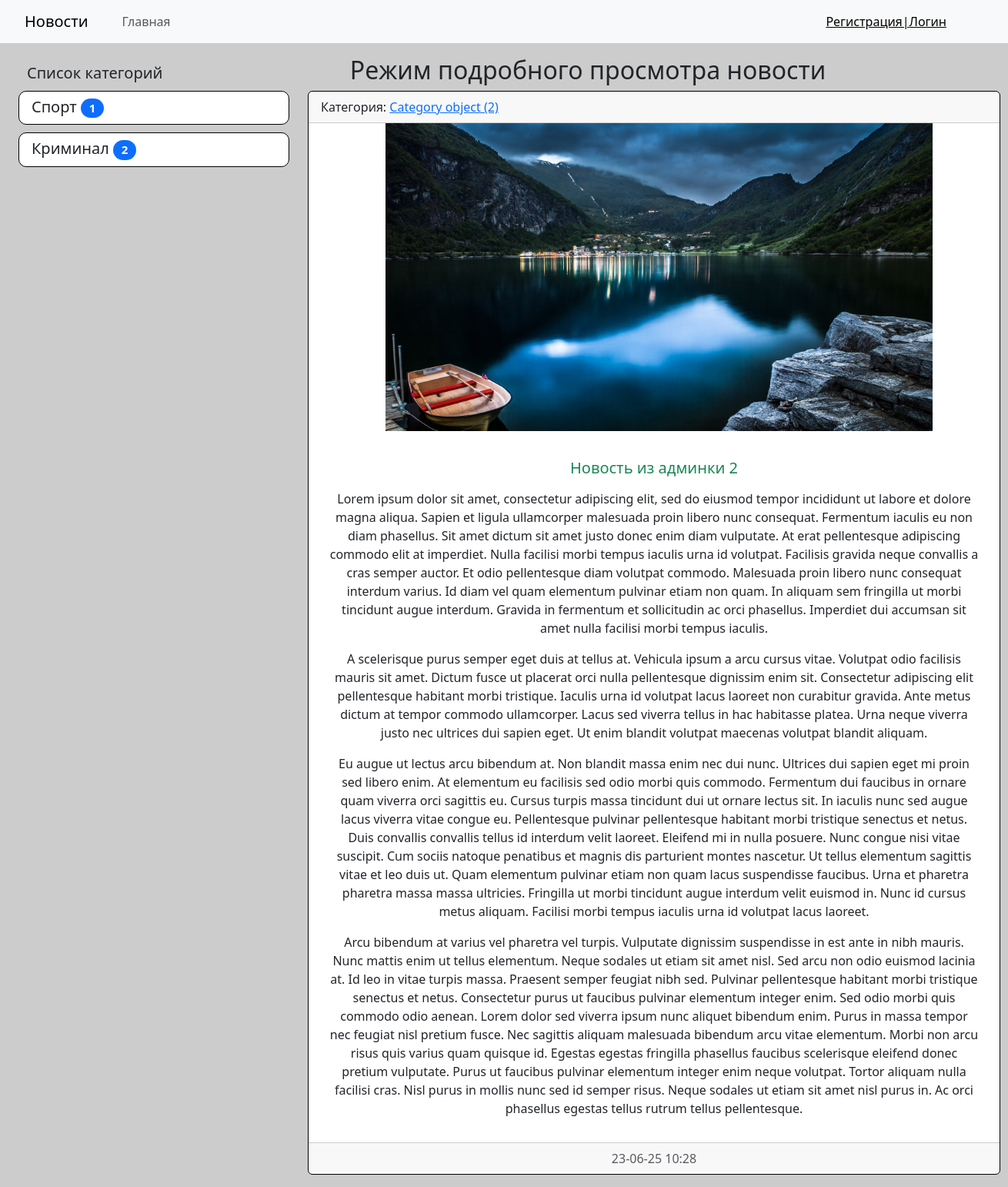
The page /news/news/15/ on the database its author committed.
### News/models.py (models this page shows, shortened)
class Category(models.Model):
    title = models.CharField(max_length=150, db_index=True, verbose_name='Категория')
    def get_absolute_url(self):
        return reverse_lazy('Category', kwargs={'category_id': self.pk})
    class Meta:
        verbose_name='Категория'
        verbose_name_plural ='Категории'
        ordering = ['title']

class News(models.Model):
    title = models.CharField(max_length=150, verbose_name='Заголовок')
    content = models.TextField(blank=True, verbose_name='Текст')
    created_at = models.DateTimeField(auto_now_add=True, verbose_name='Время создания')
    updated_at = models.DateTimeField(auto_now=True, verbose_name='Время изменения')
    photo = models.ImageField(upload_to='media/%Y/%m/%d', verbose_name='Фото')
    is_published = models.BooleanField(default=True, verbose_name='Публикация')
    category = models.ForeignKey('Category', on_delete=models.PROTECT, null=True, verbose_name='Категория')
    class Meta:
        verbose_name='Новость'
        verbose_name_plural='Новости'
        ordering = ['-created_at']

### News/views.py (the view)
# urls.py: path('news/<int:pk>/', ViewNews.as_view(), name='View_news'),
class ViewNews(DetailView):
    model = News
    context_object_name = 'news_item'
    template_name = 'News/view_news.html'

### News/templatetags/news_tags.py (called while the page is built)
@register.simple_tag(name='get_list_categories')
def get_categories():
    return Category.objects.all()

@register.inclusion_tag('News/list_categories.html')
def show_categories(arg1='Список', arg2='категорий'):
    categories = cache.get('categories')
    if not categories:
        categories = Category.objects.annotate(cnt=Count('news', filter=F('news__is_published'))).filter(cnt__gt=0)
        cache.set('categories', categories, 60)
    return {'categories': categories, 'arg1': arg1, 'arg2': arg2}

### News/templates/News/view_news.html (shortened to what this page needs)
{% extends 'News/base.html' %}
{% block sidebar %}
{% include 'News/inc/_sidebar.html' %}
{% endblock %}
{% block content %}
<div class="title" style="text-align: center;"><h2>Режим подробного просмотра новости</h2></div>
<div class="card mb-3" style="width: 900px; border: 1px solid #000;">
    <div class="card-header">
        Категория: <a href="{{ news_item.category.get_absolute_url }}">{{ news_item.category }}</a>
    </div>
    <div class="card_body">
        {% if news_item.photo %}
        <img src="{{ news_item.photo.url }}" class="mr-3" width="parent" alt="Photo" height="400" style="margin-left: 100px;">
        {% else %}
        <h6>фото нет</h6>
        {% endif %}
    </div>
    <div class="card-body">
    <h5 class="card-title {% cycle 'text-success' 'text-danger' 'text-primary' %}" style="text-align: center; margin-top: 20px;">{{ news_item.title }}</h5>
    {% autoescape off %}
    <div class="content" style="text-align: center; margin: 10px;">
       <p class="card-text">{{ news_item.content|linebreaks }}</p>
    </div>
    {% endautoescape %}
    </div>
    <div class="card-footer text-muted" >
        <div class="date" style="text-align: center;">
            {{ news_item.created_at|date:'y-m-d h:i' }}
        </div>
    </div>
</div>
{% endblock %}

### News/templates/News/list_categories.html
{% load news_tags %}
<div class="list-group">
    <div class="size"><h5>
         <div class="size2" style="margin: 11px;">{{ arg1 }} {{ arg2 }}</div>
        {% for cat in categories %}
        <a href="{{ cat.get_absolute_url }}" class="list-group-item list-group-item-action" style="margin-bottom: 10px; border-radius: 10px; border: 1px solid #000; display: block;">{{ cat.title }}
            <span class="badge bg-primary rounded-pill" style="width: 30px; color:white;">{{ cat.cnt }}</span></a>
        {% endfor %}</h5>
    </div>
</div>

### NewsProject/static/css/style.css (style rules this page uses)
body { background-color: #ccc; }

### rows shown on the page
Category: title "Спорт", cnt "1"
Category: title "Криминал", cnt "2"
News: category "Category object (2)", photo (picture), title "Новость из админки 2", content "Lorem ipsum dolor sit amet, consectetur adipiscing elit, sed do eiusmod tempor incididunt ut labore et dolore magna aliqua. Sapien et ligula ullamcorper malesuada proin libero nunc consequat. Fermentum iaculis eu non diam phasellus. Sit amet dictum sit amet justo donec enim diam vulputate. At erat pellentesque adipiscing commodo elit at imperdiet. Nulla facilisi morbi tempus iaculis urna id volutpat. Facilisis gravida neque convallis a cras semper auctor. Et odio pellentesque diam volutpat commodo. Malesuada proin libero nunc consequat interdum varius. Id diam vel quam elementum pulvinar etiam non quam. In aliquam sem fringilla ut morbi tincidunt augue interdum. Gravida in fermentum et…", created_at "23-06-25 10:28"

### other values the page prints
{{ arg1 }} "Список"
{{ arg2 }} "категорий"
